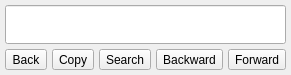
        <widget class="QFrame" name="f_ReaderFun2">
         <property name="minimumSize">
          <size>
           <width>0</width>
           <height>0</height>
          </size>
         </property>
         <property name="maximumSize">
          <size>
           <width>16777215</width>
           <height>75</height>
          </size>
         </property>
         <property name="frameShape">
          <enum>QFrame::NoFrame</enum>
         </property>
         <property name="frameShadow">
          <enum>QFrame::Raised</enum>
         </property>
         <layout class="QVBoxLayout" name="verticalLayout_3">
          <property name="spacing">
           <number>5</number>
          </property>
          <property name="leftMargin">
           <number>5</number>
          </property>
          <property name="topMargin">
           <number>5</number>
          </property>
          <property name="rightMargin">
           <number>5</number>
          </property>
          <property name="bottomMargin">
           <number>5</number>
          </property>
          <item>
           <widget class="QLineEdit" name="editSetText">
            <property name="minimumSize">
             <size>
              <width>0</width>
              <height>0</height>
             </size>
            </property>
            <property name="font">
             <font>
              <pointsize>20</pointsize>
             </font>
            </property>
           </widget>
          </item>
          <item>
           <layout class="QHBoxLayout" name="horizontalLayout_11">
            <property name="spacing">
             <number>5</number>
            </property>
            <item>
             <widget class="QToolButton" name="btnCancelSel">
              <property name="text">
               <string>Back</string>
              </property>
             </widget>
            </item>
            <item>
             <widget class="QToolButton" name="btnCopy">
              <property name="sizePolicy">
               <sizepolicy hsizetype="Preferred" vsizetype="Fixed">
                <horstretch>0</horstretch>
                <verstretch>0</verstretch>
               </sizepolicy>
              </property>
              <property name="text">
               <string>Copy</string>
              </property>
             </widget>
            </item>
            <item>
             <widget class="QToolButton" name="btnSearch">
              <property name="sizePolicy">
               <sizepolicy hsizetype="Preferred" vsizetype="Fixed">
                <horstretch>0</horstretch>
                <verstretch>0</verstretch>
               </sizepolicy>
              </property>
              <property name="text">
               <string>Search</string>
              </property>
             </widget>
            </item>
            <item>
             <widget class="QToolButton" name="btnBackward">
              <property name="sizePolicy">
               <sizepolicy hsizetype="Preferred" vsizetype="Fixed">
                <horstretch>0</horstretch>
                <verstretch>0</verstretch>
               </sizepolicy>
              </property>
              <property name="text">
               <string>Backward</string>
              </property>
             </widget>
            </item>
            <item>
             <widget class="QToolButton" name="btnForward">
              <property name="sizePolicy">
               <sizepolicy hsizetype="Preferred" vsizetype="Fixed">
                <horstretch>0</horstretch>
                <verstretch>0</verstretch>
               </sizepolicy>
              </property>
              <property name="text">
               <string>Forward</string>
              </property>
             </widget>
            </item>
           </layout>
          </item>
         </layout>
        </widget>
